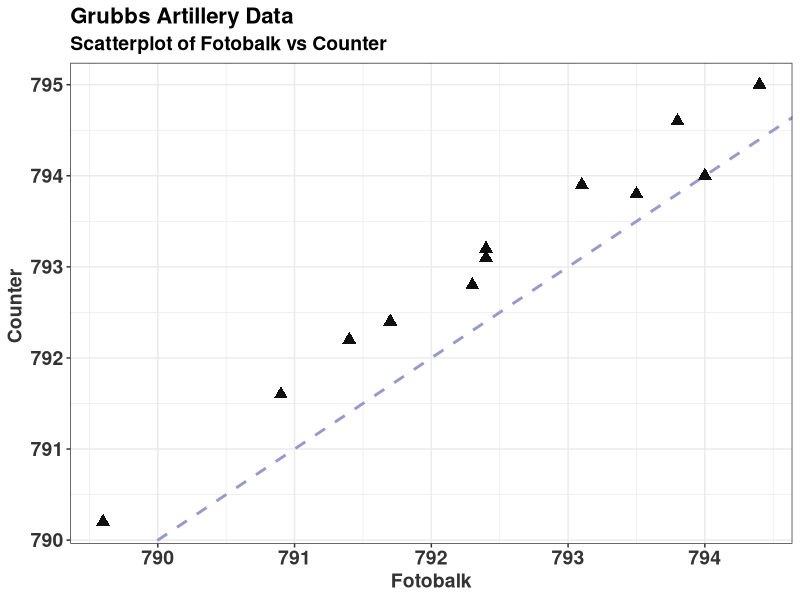
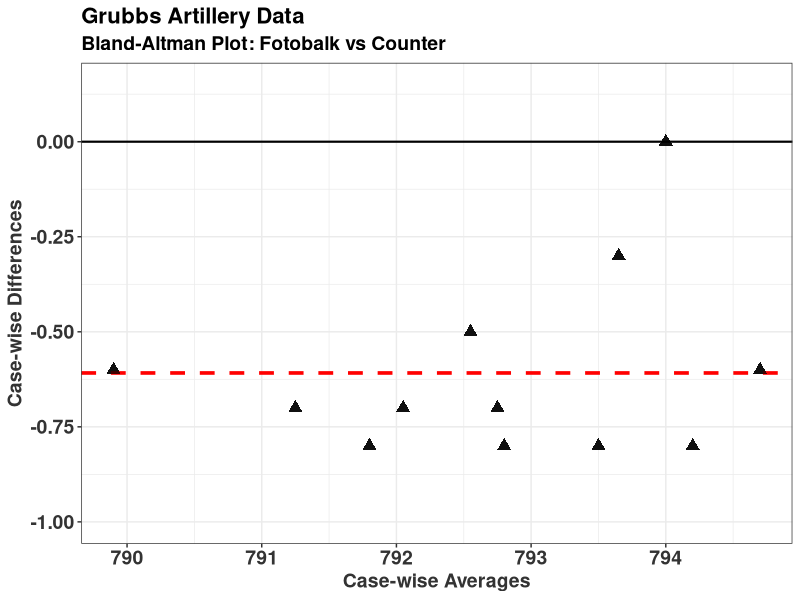
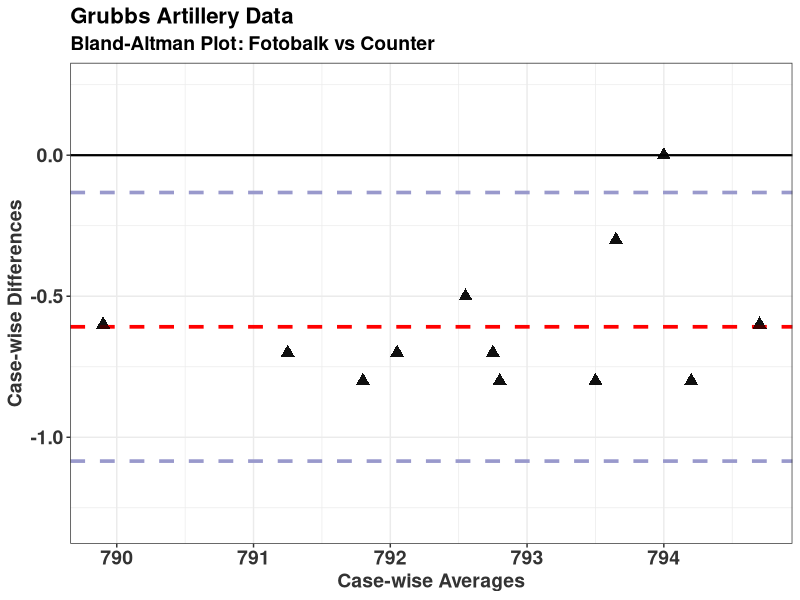
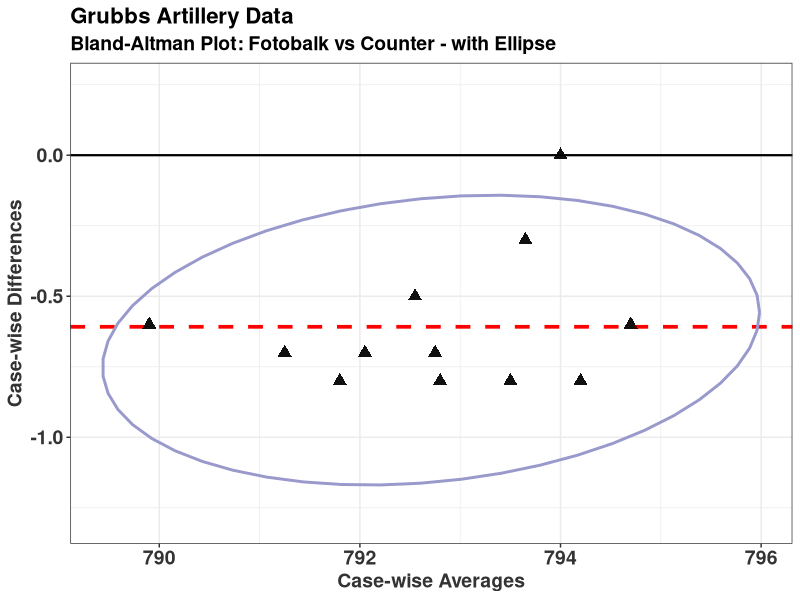

Write the R code that produced these figures, in order. (Note: this script raises an error after producing the figures.)
library(ggplot2)
library(gridExtra)

Round <- 1:12
Fotobalk <- c(793.8, 793.1, 792.4, 794, 791.4, 792.4, 791.7, 792.3, 789.6,   794.4, 790.9, 793.5)
Counter <- c(794.6, 793.9, 793.2, 794, 792.2, 793.1, 792.4, 792.8, 790.2,  795, 791.6, 793.8)
Terma <- c(793.2, 793.3, 792.6, 793.8, 791.6, 791.6, 791.6, 792.4, 788.5,  794.7, 791.3, 793.5)

grubbs <- data.frame(Round, Fotobalk,Counter, Terma)



Method1 <- grubbs$Fotobalk
Method2 <- grubbs$Counter

Dif = Method1-Method2 
Avg = 0.5*(Method1+Method2)
BAplotDF = data.frame(Method1,Method2,Avg,Dif)

MCS_plot_1 <- ggplot(BAplotDF, aes(x = Method1, y = Method2)) +
  geom_point(pch=17,col="black",alpha = 0.75,size=3.2) +
  geom_abline(intercept=0,slope=1, colour = "#9999CC", lwd=1,lty=2)+
  #  stat_smooth(method="lm",se=FALSE, colour = "blue", lwd=1,lty=3) + 
  geom_point(pch=17,col="black",alpha = 0.75,size=3.2) +
  ylab("Counter ") +
  xlab("Fotobalk")  + theme_bw() +  ggtitle("Grubbs Artillery Data",
                                            subtitle = "Scatterplot of Fotobalk vs Counter") +theme(
                                              axis.title.y = element_text(colour="grey20",size=14,face="bold"),
                                              axis.text.x = element_text(colour="grey20",size=14,face="bold"),
                                              axis.text.y = element_text(colour="grey20",size=14,face="bold"),  
                                              axis.title.x = element_text(colour="grey20",size=14,face="bold"),
                                              plot.title = element_text(size = 16, face = "bold"),
                                              plot.subtitle = element_text(size = 14, face = "bold"))
ggsave(filename = "GrubbsScatter.png", MCS_plot_1,      width = 10, height = 8, dpi = 300, units = "in", device='png')



MCS_plot_2 <-  ggplot(BAplotDF, aes(x = Avg, y = Dif)) +
  geom_point(pch=17,col="black",alpha = 0.75,size=3.2) +
  geom_hline(yintercept = mean(BAplotDF$Dif), colour = "red", lwd=1.25,lty=2) +
  #geom_hline(yintercept = mean(BAplotDF$Dif) - (1.96 * sd(BAplotDF$Dif)), colour = "#CC6666", lwd=1.25, lty=2) +
  #geom_hline(yintercept = mean(BAplotDF$Dif) + (1.96 * sd(BAplotDF$Dif)), colour = "#CC6666", lwd=1.25,lty=2) +
  geom_hline(yintercept = 0, lwd=0.75,colour = "black") +
  geom_point(pch=17,col="black",alpha = 0.75,size=3.2) +
  ylab("Case-wise Differences") +
  xlab("Case-wise Averages")  + theme_bw()  + ggtitle("Grubbs Artillery Data",
                                                     subtitle = "Bland-Altman Plot: Fotobalk vs Counter") +theme(
                                                       axis.title.y = element_text(colour="grey20",size=14,face="bold"),
                                                       axis.text.x = element_text(colour="grey20",size=14,face="bold"),
                                                       axis.text.y = element_text(colour="grey20",size=14,face="bold"),  
                                                       axis.title.x = element_text(colour="grey20",size=14,face="bold"),
                                                       plot.title = element_text(size = 16, face = "bold"),
                                                       plot.subtitle = element_text(size = 14, face = "bold")) + ylim(-1,0.15)

ggsave(filename = "GrubbsBAplot-noLOA.png", MCS_plot_2,      width = 10, height = 8, dpi = 300, units = "in", device='png')


BA_FC_plot <-  ggplot(BAplotDF, aes(x = Avg, y = Dif)) +
  geom_point(pch=17,col="black",alpha = 0.75,size=3.2) +
  geom_hline(yintercept = mean(BAplotDF$Dif), colour = "red", lwd=1.25,lty=2) +
  geom_hline(yintercept = mean(BAplotDF$Dif) - (1.96 * sd(BAplotDF$Dif)), colour = "#9999CC", lwd=1.25, lty=2) +
  geom_hline(yintercept = mean(BAplotDF$Dif) + (1.96 * sd(BAplotDF$Dif)), colour = "#9999CC", lwd=1.25,lty=2) +
  geom_hline(yintercept = 0, lwd=0.75,colour = "black") +
  geom_point(pch=17,col="black",alpha = 0.75,size=3.2) +
  ylim(-1.3,0.25) + 
  ylab("Case-wise Differences") +
  xlab("Case-wise Averages")  + theme_bw() + theme_bw() + ggtitle("Grubbs Artillery Data",subtitle = "Bland-Altman Plot: Fotobalk vs Counter") +theme(
    axis.title.y = element_text(colour="grey20",size=14,face="bold"),
    axis.text.x = element_text(colour="grey20",size=14,face="bold"),
    axis.text.y = element_text(colour="grey20",size=14,face="bold"),  
    axis.title.x = element_text(colour="grey20",size=14,face="bold"),
    plot.title = element_text(size = 16, face = "bold"),
    plot.subtitle = element_text(size = 14, face = "bold"))

ggsave(filename = "GrubbsBAplot-LOA.png", BA_FC_plot,      width = 10, height = 8, dpi = 300, units = "in", device='png')


MCS_plot_2 <-  ggplot(BAplotDF, aes(x = Avg, y = Dif)) +
  geom_point(pch=17,col="black",alpha = 0.75,size=3.2) +
  geom_hline(yintercept = mean(BAplotDF$Dif), colour = "red", lwd=1.25,lty=2) +
  # geom_hline(yintercept = mean(BAplotDF$Dif) - (1.96 * sd(BAplotDF$Dif)), colour = "#9999CC", lwd=0.75, lty=2) +
  #  geom_hline(yintercept = mean(BAplotDF$Dif) + (1.96 * sd(BAplotDF$Dif)), colour = "#9999CC", lwd=0.75,lty=2) +
  geom_hline(yintercept = 0, lwd=0.75,colour = "black") +
  geom_point(pch=17,col="black",alpha = 0.75,size=3.2) +
  stat_ellipse(lwd=1.0,colour = "#9999CC") + 
  ylim(-1.3,0.25) + 
  ylab("Case-wise Differences") +
  xlab("Case-wise Averages")  + theme_bw() + theme_bw() + ggtitle("Grubbs Artillery Data",subtitle = "Bland-Altman Plot: Fotobalk vs Counter - with Ellipse") +theme(
    axis.title.y = element_text(colour="grey20",size=14,face="bold"),
    axis.text.x = element_text(colour="grey20",size=14,face="bold"),
    axis.text.y = element_text(colour="grey20",size=14,face="bold"),  
    axis.title.x = element_text(colour="grey20",size=14,face="bold"),
    plot.title = element_text(size = 16, face = "bold"),
    plot.subtitle = element_text(size = 14, face = "bold"))

ggsave(filename = "GrubbsBartko.png", MCS_plot_2,      width = 10, height = 8, dpi = 300, units = "in", device='png')




BAplotDF2 <- BAplotDF %>% bind_rows( data.frame(  Method1 = 782, Method2 =782,    Avg  =786,Dif= -0.6083333))
BAplotDF3 <- data.frame(  Method1 = 782, Method2 =782,    Avg  =786,Dif= -0.6083333)
BAplotDF4 <- data.frame(  Method1 = 782, Method2 =782,    Avg  =794,Dif= 0)

MCS_plot_3 <-  ggplot(BAplotDF2, aes(x = Avg, y = Dif)) +
  geom_point(pch=17,col="black",alpha = 0.75,size=3.2) +
  geom_hline(yintercept = mean(BAplotDF$Dif), colour = "red", lwd=1.25,lty=2) +
  #  geom_hline(yintercept = mean(BAplotDF$Dif) - (1.96 * sd(BAplotDF$Dif)), colour = "#9999CC", lwd=0.75, lty=2) +
  #  geom_hline(yintercept = mean(BAplotDF$Dif) + (1.96 * sd(BAplotDF$Dif)), colour = "#9999CC", lwd=0.75,lty=2) +
  geom_hline(yintercept = 0, lwd=0.75,colour = "black") +
  geom_point(pch=17,col="black",alpha = 0.75,size=3.2) +
  stat_ellipse(lwd=1.0,colour = "#9999CC") + 
  ylim(-1.3,0.25) + 
  ylab("Case-wise Differences") +
  xlab("Case-wise Averages")  + theme_bw() + theme_bw() + ggtitle("Grubbs Artillery Data",subtitle = "Bland-Altman Plot: Fotobalk vs Counter - with Ellipse") +theme(
    axis.title.y = element_text(colour="grey20",size=14,face="bold"),
    axis.text.x = element_text(colour="grey20",size=14,face="bold"),
    axis.text.y = element_text(colour="grey20",size=14,face="bold"),  
    axis.title.x = element_text(colour="grey20",size=14,face="bold"),
    plot.title = element_text(size = 16, face = "bold"),
    plot.subtitle = element_text(size = 14, face = "bold")) + 
  geom_point(data=BAplotDF3,aes(x = Avg, y = Dif),pch=18,col="black",alpha = 0.75,size=3.2) + 
  geom_point(data=BAplotDF3,aes(x = Avg, y = Dif),pch=1,col="red",alpha = 0.75,size=8.2) +
  geom_point(data=BAplotDF4,aes(x = Avg, y = Dif),pch=1,col="red",alpha = 0.75,size=8.2) 

ggsave(filename = "GrubbsBartko2.png", MCS_plot_3,      width = 10, height = 8, dpi = 300, units = "in", device='png')

##################



Method1 <- grubbs$Fotobalk
Method2 <- grubbs$Counter

Dif = Method1-Method2 
Avg = 0.5*(Method1+Method2)
BAplotDF = data.frame(Method1,Method2,Avg,Dif)

BA_FC_plot <-  ggplot(BAplotDF, aes(x = Avg, y = Dif)) +
  geom_point(pch=17,col="black",alpha = 0.75,size=3.2) +
  geom_hline(yintercept = mean(BAplotDF$Dif), colour = "red", lwd=1.25,lty=2) +
  # geom_hline(yintercept = mean(BAplotDF$Dif) - (1.96 * sd(BAplotDF$Dif)), colour = "#9999CC", lwd=1.25, lty=2) +
  # geom_hline(yintercept = mean(BAplotDF$Dif) + (1.96 * sd(BAplotDF$Dif)), colour = "#9999CC", lwd=1.25,lty=2) +
  geom_hline(yintercept = 0, lwd=0.75,colour = "black") +
  geom_point(pch=17,col="black",alpha = 0.75,size=2.75) +
  ylim(-1.5,1.45) + 
  xlim(787.5,796) +
  ylab("Case-wise Differences") +
  xlab("Case-wise Averages")  + theme_bw() + theme_bw() + ggtitle("Fotobalk vs Counter") +theme(
    axis.title.y = element_text(colour="grey20",size=14,face="bold"),
    axis.text.x = element_text(colour="grey20",size=14,face="bold"),
    axis.text.y = element_text(colour="grey20",size=14,face="bold"),  
    axis.title.x = element_text(colour="grey20",size=14,face="bold"),
    plot.title = element_text(size = 16, face = "bold"),
    plot.subtitle = element_text(size = 14, face = "bold"))


Method1 <- grubbs$Fotobalk
Method2 <- grubbs$Terma

Dif = Method1-Method2 
Avg = 0.5*(Method1+Method2)
BAplotDF = data.frame(Method1,Method2,Avg,Dif)
BA_FT_plot <-  ggplot(BAplotDF, aes(x = Avg, y = Dif)) +
  geom_point(pch=17,col="black",alpha = 0.75,size=3.2) +
  geom_hline(yintercept = mean(BAplotDF$Dif), colour = "red", lwd=1.25,lty=2) +
  # geom_hline(yintercept = mean(BAplotDF$Dif) - (1.96 * sd(BAplotDF$Dif)), colour = "#9999CC", lwd=1.25, lty=2) +
  # geom_hline(yintercept = mean(BAplotDF$Dif) + (1.96 * sd(BAplotDF$Dif)), colour = "#9999CC", lwd=1.25,lty=2) +
  geom_hline(yintercept = 0, lwd=0.75,colour = "black") +
  geom_point(pch=17,col="black",alpha = 0.75,size=3.2) +
  ylim(-1.5,1.45) + 
  xlim(787.5,796) + 
  ylab("Case-wise Differences") +
  xlab("Case-wise Averages")  + theme_bw() + theme_bw() + ggtitle("Fotobalk vs Terma") +theme(
    axis.title.y = element_text(colour="white",size=10,face="bold"), 
    axis.text.x = element_text(colour="grey20",size=14,face="bold"),
    axis.text.y = element_text(colour="white",size=10,face="bold"), 
    axis.title.x = element_text(colour="grey20",size=14,face="bold"),
    plot.title = element_text(size = 16, face = "bold"),
    plot.subtitle = element_text(size = 14, face = "bold"))


Combi_MCS <- grid.arrange( BA_FC_plot ,BA_FT_plot , ncol=2)

ggsave(filename = "GrubbsDataTwoBAplots.png", Combi_MCS,      width = 12, height = 6, dpi = 300, units = "in", device='png')
